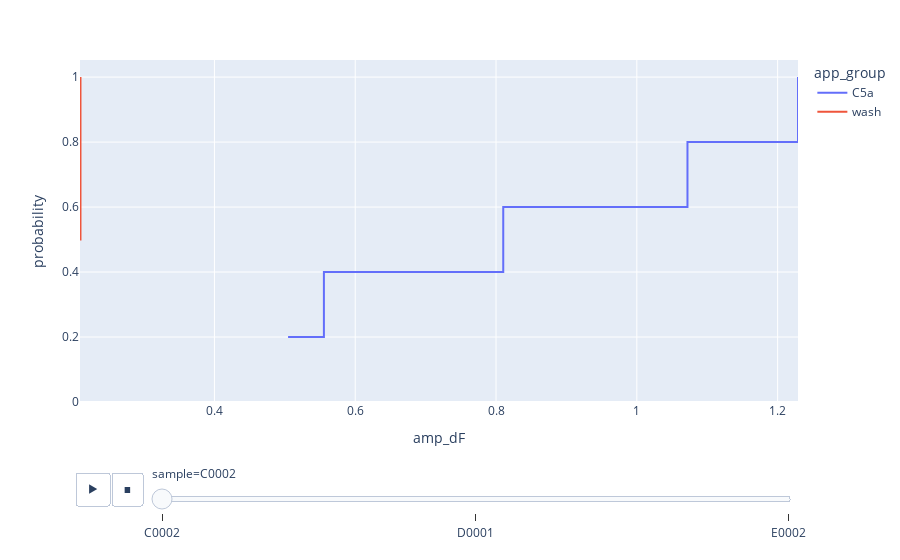
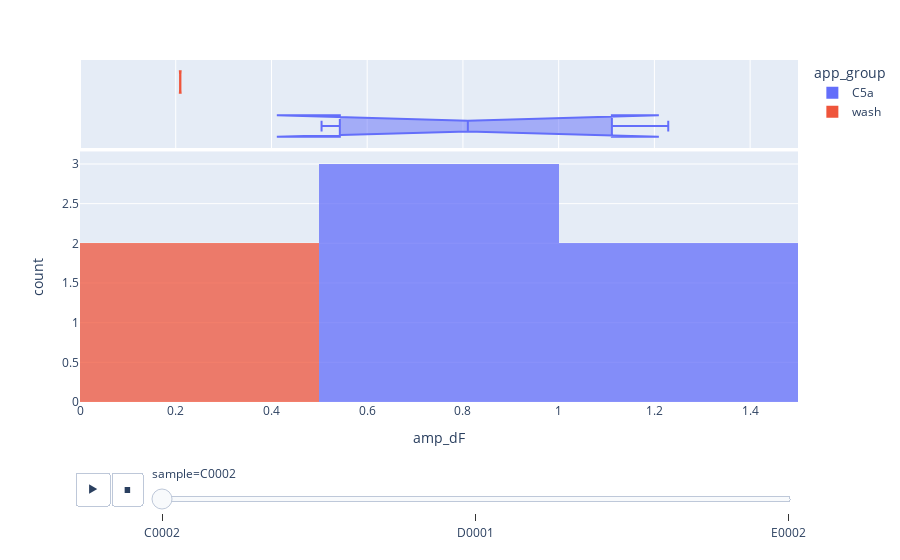

These figures' notebook cell, in order:
### Code cell
# https://towardsdatascience.com/comparing-sample-distributions-with-the-kolmogorov-smirnov-ks-test-a2292ad6fee5
fig = px.ecdf(no_ctrl_peaks_df,
              x=stat_param,
              color='app_group',
              animation_frame='sample')
fig.show()

fig = px.histogram(no_ctrl_peaks_df,
              x=stat_param,
              color='app_group',
              animation_frame='sample',
              marginal='box',
              opacity=0.75)
fig.show()

### Figure 1 — Plotly figure (JSON) as saved in the notebook; plotly's stock layout.template omitted (floating-point values rounded to 4 significant figures)
{"data": [{"hovertemplate": "app_group=C5a<br>sample=C0002<br>amp_dF=%{x}<br>probability=%{y}<extra></extra>", "legendgroup": "C5a", "line": {"dash": "solid", "shape": "hv"}, "marker": {"color": "#636efa", "symbol": "circle"}, "mode": "lines", "name": "C5a", "orientation": "v", "showlegend": true, "type": "scatter", "x": [0.5046, 0.5555, 0.8103, 1.072, 1.229], "xaxis": "x", "y": [0.2, 0.4, 0.6, 0.8, 1], "yaxis": "y"}, {"hovertemplate": "app_group=wash<br>sample=C0002<br>amp_dF=%{x}<br>probability=%{y}<extra></extra>", "legendgroup": "wash", "line": {"dash": "solid", "shape": "hv"}, "marker": {"color": "#EF553B", "symbol": "circle"}, "mode": "lines", "name": "wash", "orientation": "v", "showlegend": true, "type": "scatter", "x": [0.2091, 0.2098], "xaxis": "x", "y": [0.5, 1], "yaxis": "y"}], "layout": {"legend": {"title": {"text": "app_group"}, "tracegroupgap": 0}, "margin": {"t": 60}, "sliders": [{"active": 0, "currentvalue": {"prefix": "sample="}, "len": 0.9, "pad": {"b": 10, "t": 60}, "steps": [{"args": [["C0002"], {"frame": {"duration": 0, "redraw": false}, "fromcurrent": true, "mode": "immediate", "transition": {"duration": 0, "easing": "linear"}}], "label": "C0002", "method": "animate"}, {"args": [["D0001"], {"frame": {"duration": 0, "redraw": false}, "fromcurrent": true, "mode": "immediate", "transition": {"duration": 0, "easing": "linear"}}], "label": "D0001", "method": "animate"}, {"args": [["E0002"], {"frame": {"duration": 0, "redraw": false}, "fromcurrent": true, "mode": "immediate", "transition": {"duration": 0, "easing": "linear"}}], "label": "E0002", "method": "animate"}], "x": 0.1, "xanchor": "left", "y": 0, "yanchor": "top"}], "updatemenus": [{"buttons": [{"args": [null, {"frame": {"duration": 500, "redraw": false}, "fromcurrent": true, "mode": "immediate", "transition": {"duration": 500, "easing": "linear"}}], "label": "&#9654;", "method": "animate"}, {"args": [[null], {"frame": {"duration": 0, "redraw": false}, "fromcurrent": true, "mode": "immediate", "transition": {"duration": 0, "easing": "linear"}}], "label": "&#9724;", "method": "animate"}], "direction": "left", "pad": {"r": 10, "t": 70}, "showactive": false, "type": "buttons", "x": 0.1, "xanchor": "right", "y": 0, "yanchor": "top"}], "xaxis": {"anchor": "y", "domain": [0, 1], "title": {"text": "amp_dF"}}, "yaxis": {"anchor": "x", "domain": [0, 1], "rangemode": "tozero", "title": {"text": "probability"}}}}

### Figure 2 — Plotly figure (JSON) as saved in the notebook; plotly's stock layout.template omitted (floating-point values rounded to 4 significant figures)
{"data": [{"alignmentgroup": "True", "bingroup": "x", "hovertemplate": "app_group=C5a<br>sample=C0002<br>amp_dF=%{x}<br>count=%{y}<extra></extra>", "legendgroup": "C5a", "marker": {"color": "#636efa", "opacity": 0.75, "pattern": {"shape": ""}}, "name": "C5a", "offsetgroup": "C5a", "orientation": "v", "showlegend": true, "type": "histogram", "x": [1.229, 0.5555, 0.8103, 0.5046, 1.072], "xaxis": "x", "yaxis": "y"}, {"alignmentgroup": "True", "hovertemplate": "app_group=C5a<br>sample=C0002<br>amp_dF=%{x}<extra></extra>", "legendgroup": "C5a", "marker": {"color": "#636efa"}, "name": "C5a", "notched": true, "offsetgroup": "C5a", "showlegend": false, "type": "box", "x": [1.229, 0.5555, 0.8103, 0.5046, 1.072], "xaxis": "x2", "yaxis": "y2"}, {"alignmentgroup": "True", "bingroup": "x", "hovertemplate": "app_group=wash<br>sample=C0002<br>amp_dF=%{x}<br>count=%{y}<extra></extra>", "legendgroup": "wash", "marker": {"color": "#EF553B", "opacity": 0.75, "pattern": {"shape": ""}}, "name": "wash", "offsetgroup": "wash", "orientation": "v", "showlegend": true, "type": "histogram", "x": [0.2098, 0.2091], "xaxis": "x", "yaxis": "y"}, {"alignmentgroup": "True", "hovertemplate": "app_group=wash<br>sample=C0002<br>amp_dF=%{x}<extra></extra>", "legendgroup": "wash", "marker": {"color": "#EF553B"}, "name": "wash", "notched": true, "offsetgroup": "wash", "showlegend": false, "type": "box", "x": [0.2098, 0.2091], "xaxis": "x2", "yaxis": "y2"}], "layout": {"barmode": "relative", "legend": {"title": {"text": "app_group"}, "tracegroupgap": 0}, "margin": {"t": 60}, "sliders": [{"active": 0, "currentvalue": {"prefix": "sample="}, "len": 0.9, "pad": {"b": 10, "t": 60}, "steps": [{"args": [["C0002"], {"frame": {"duration": 0, "redraw": true}, "fromcurrent": true, "mode": "immediate", "transition": {"duration": 0, "easing": "linear"}}], "label": "C0002", "method": "animate"}, {"args": [["D0001"], {"frame": {"duration": 0, "redraw": true}, "fromcurrent": true, "mode": "immediate", "transition": {"duration": 0, "easing": "linear"}}], "label": "D0001", "method": "animate"}, {"args": [["E0002"], {"frame": {"duration": 0, "redraw": true}, "fromcurrent": true, "mode": "immediate", "transition": {"duration": 0, "easing": "linear"}}], "label": "E0002", "method": "animate"}], "x": 0.1, "xanchor": "left", "y": 0, "yanchor": "top"}], "updatemenus": [{"buttons": [{"args": [null, {"frame": {"duration": 500, "redraw": true}, "fromcurrent": true, "mode": "immediate", "transition": {"duration": 500, "easing": "linear"}}], "label": "&#9654;", "method": "animate"}, {"args": [[null], {"frame": {"duration": 0, "redraw": true}, "fromcurrent": true, "mode": "immediate", "transition": {"duration": 0, "easing": "linear"}}], "label": "&#9724;", "method": "animate"}], "direction": "left", "pad": {"r": 10, "t": 70}, "showactive": false, "type": "buttons", "x": 0.1, "xanchor": "right", "y": 0, "yanchor": "top"}], "xaxis": {"anchor": "y", "domain": [0, 1], "title": {"text": "amp_dF"}}, "xaxis2": {"anchor": "y2", "domain": [0, 1], "matches": "x", "showgrid": true, "showticklabels": false}, "yaxis": {"anchor": "x", "domain": [0, 0.7326], "title": {"text": "count"}}, "yaxis2": {"anchor": "x2", "domain": [0.7426, 1], "matches": "y2", "showgrid": false, "showline": false, "showticklabels": false, "ticks": ""}}}
